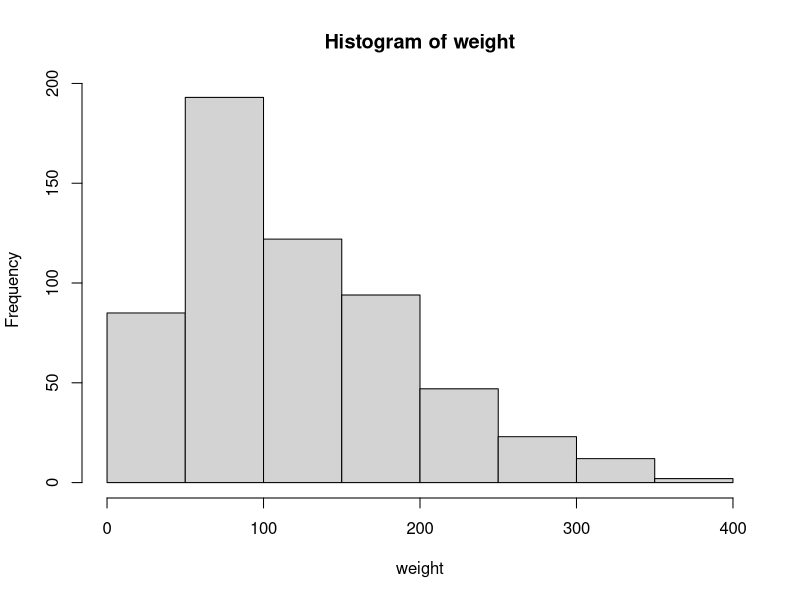
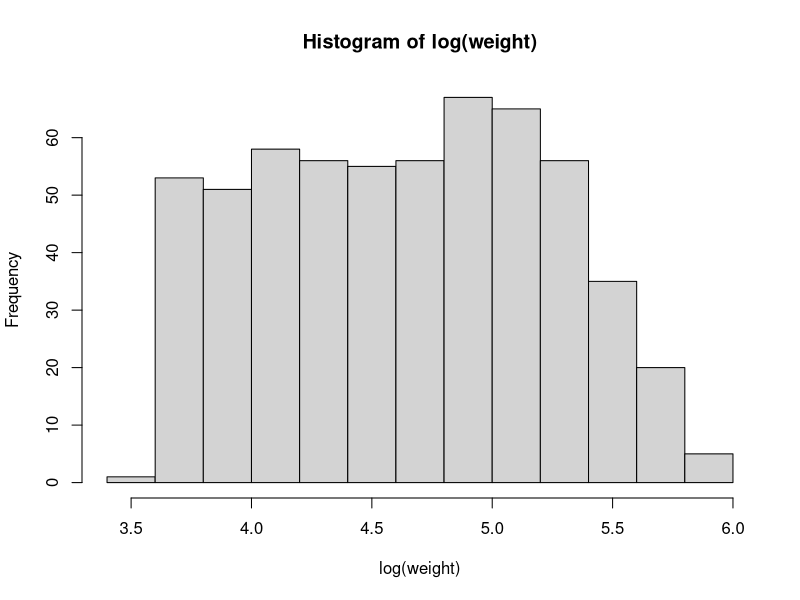

The R script that drew these images, in order:
## ---- chunk 1
knitr::opts_chunk$set(echo = TRUE)
suppressMessages(library("tidyverse"))
## ---- chunk 2
ChickData = ChickWeight
weight = ChickData$weight

hist(weight)

hist(log(weight))

